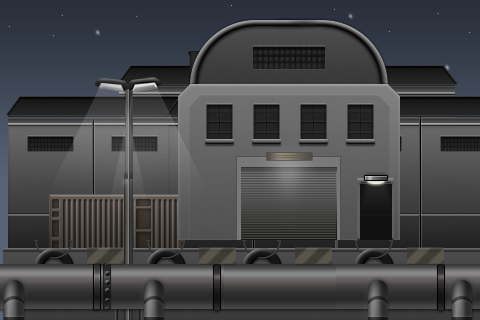

This is a level from a 2D game, rendered from its Tiled map with the project's own tilesets. A one-line summary and the map file follow, with tile-layer data summarised:
An orthogonal 30x20 tile map with 16x16 px tiles, 8 tile layers (sky, house, cloud, floor, ...), 8 tilesets.

<map version="1.0" orientation="orthogonal" width="30" height="20" tilewidth="16" tileheight="16">
 <tileset firstgid="1" name="sky" tilewidth="480" tileheight="320">
  <image source="sky.png" width="1440" height="320" />
 </tileset>
 <tileset firstgid="4" name="floor" tilewidth="144" tileheight="192" spacing="2">
  <tileoffset x="1" y="0" />
  <image source="floor.png" width="878" height="192" />
 </tileset>
 <tileset firstgid="10" name="house" tilewidth="352" tileheight="176" spacing="2">
  <image source="house.png" width="1060" height="176" />
 </tileset>
 <tileset firstgid="13" name="pipe" tilewidth="112" tileheight="64" spacing="2">
  <image source="pipe.png" width="910" height="64" />
 </tileset>
 <tileset firstgid="21" name="door" tilewidth="48" tileheight="80">
  <image source="door.png" width="96" height="80" />
 </tileset>
 <tileset firstgid="23" name="attention_line" tilewidth="80" tileheight="32">
  <image source="attention_line.png" width="162" height="32" />
 </tileset>
 <tileset firstgid="25" name="wooden_ladder" tilewidth="256" tileheight="256" spacing="1">
  <image source="wooden_ladder.png" width="1029" height="256" />
 </tileset>
 <tileset firstgid="29" name="cloud" tilewidth="192" tileheight="72" spacing="2">
  <image source="cloud.png" width="1159" height="72" />
 </tileset>
 <layer name="sky" width="30" height="20">
  <data>[600 cells, 1 non-empty, 1 distinct tile ids]</data>
 </layer>
 <layer name="house" width="30" height="20">
  <data>[600 cells, 3 non-empty, 2 distinct tile ids]</data>
 </layer>
 <layer name="cloud" width="30" height="20">
  <data>[600 cells, 1 non-empty, 1 distinct tile ids]</data>
 </layer>
 <layer name="floor" width="30" height="20">
  <data>[600 cells, 4 non-empty, 1 distinct tile ids]</data>
 </layer>
 <layer name="wooden" width="30" height="20">
  <data>[600 cells, 2 non-empty, 2 distinct tile ids]</data>
 </layer>
 <layer name="door" width="30" height="20">
  <data>[600 cells, 5 non-empty, 2 distinct tile ids]</data>
 </layer>
 <layer name="pipe" width="30" height="20">
  <data>[600 cells, 5 non-empty, 3 distinct tile ids]</data>
 </layer>
 <layer name="line" width="30" height="20">
  <data>[600 cells, 4 non-empty, 1 distinct tile ids]</data>
 </layer>
</map>